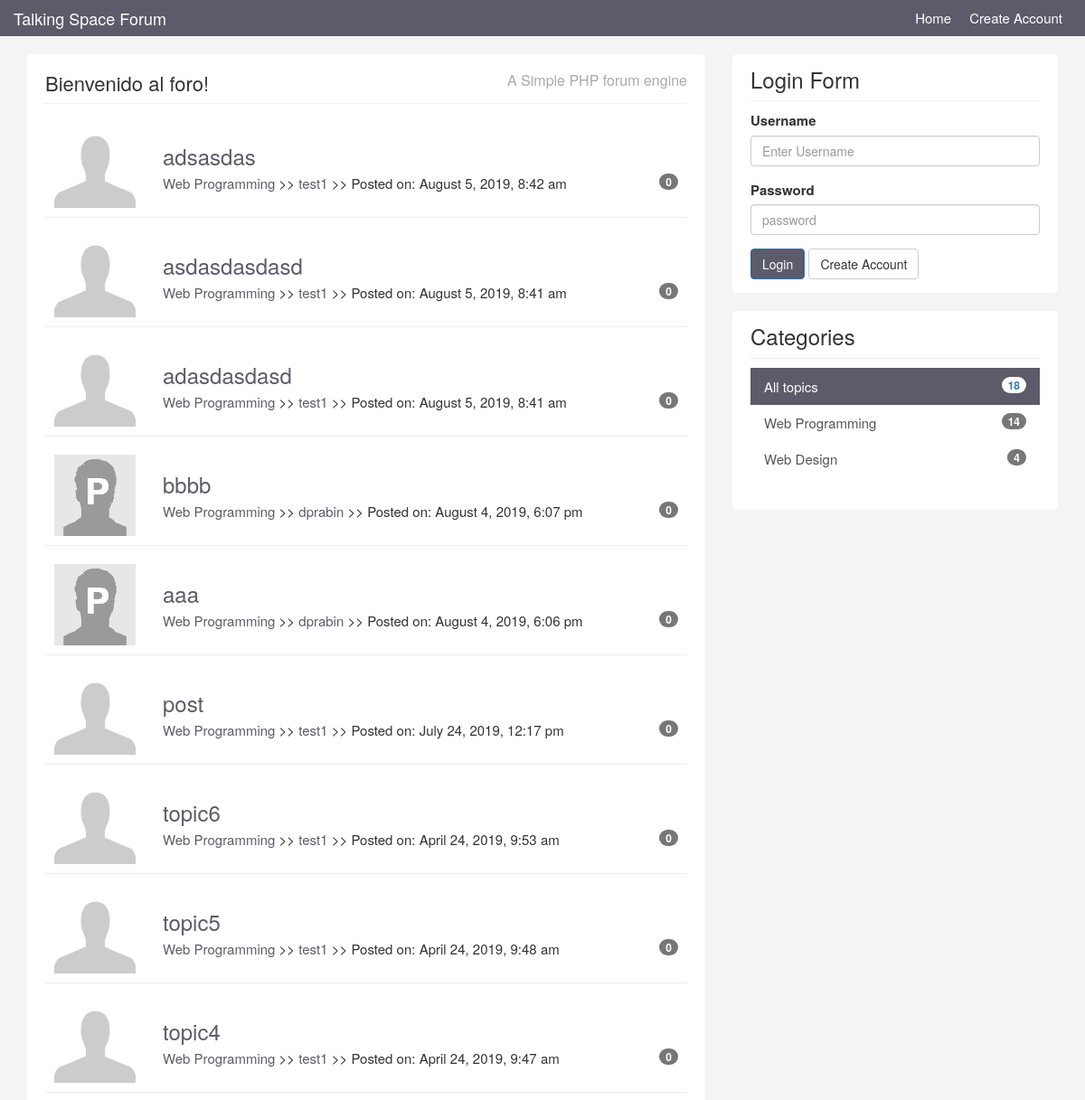
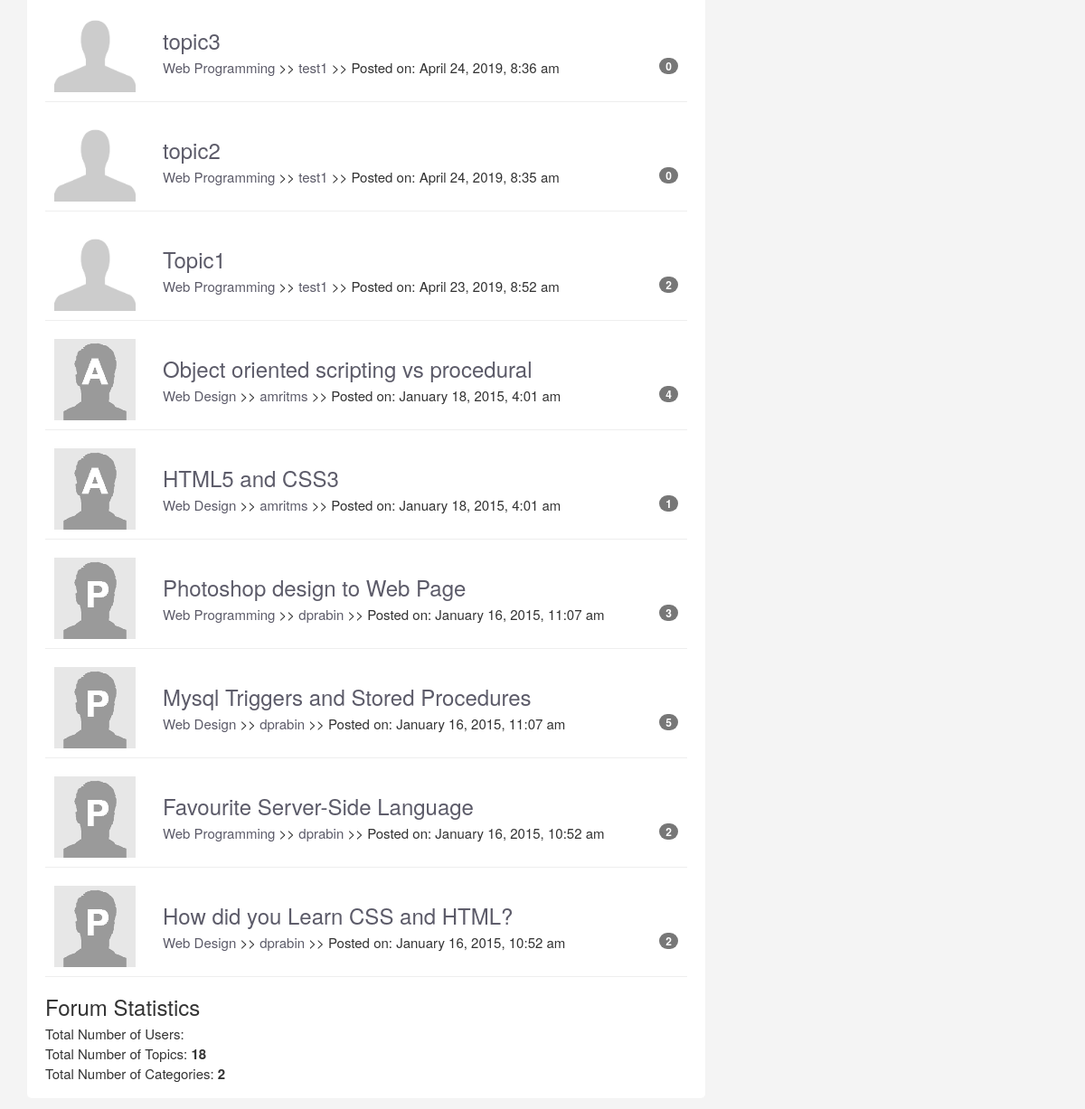
The app's page /topics.php with its own data (2 pictures, top to bottom).
### tables this page shows
CREATE TABLE `topics` (
  `id` int(11) NOT NULL AUTO_INCREMENT,
  `category_id` int(11) NOT NULL,
  `user_id` int(11) NOT NULL,
  `title` varchar(200) NOT NULL,
  `body` text NOT NULL,
  `last_activity` datetime NOT NULL,
  `create_date` timestamp NOT NULL DEFAULT CURRENT_TIMESTAMP,
  PRIMARY KEY (`id`)
);

CREATE TABLE `users` (
  `id` int(11) NOT NULL AUTO_INCREMENT,
  `name` varchar(100) NOT NULL,
  `email` varchar(100) NOT NULL,
  `avatar` varchar(100) NOT NULL,
  `username` varchar(20) NOT NULL,
  `password` varchar(64) NOT NULL,
  `about` text NOT NULL,
  `last_activity` datetime NOT NULL,
  `join_date` timestamp NOT NULL DEFAULT CURRENT_TIMESTAMP,
  PRIMARY KEY (`id`)
);

CREATE TABLE `categories` (
  `id` int(11) NOT NULL AUTO_INCREMENT,
  `name` varchar(255) NOT NULL,
  `description` text NOT NULL,
  PRIMARY KEY (`id`)
);

### htdocs/libraries/Template.php (called while the page is built, shortened)
<?php
class Template {
    protected $template;
    public function __construct($template){
        $this->template = $template;
    }
    public function __toString(){
        include basename($this->template);
        return ob_get_clean();
    }
}

### htdocs/libraries/Database.php (called while the page is built, shortened)
<?php
class Database{
    private $host = DB_HOST;
    private $user = DB_USER;
    private $pass = DB_PASS;
    private $dbname = DB_NAME;
    private $dbh;
    private $stmt;
    public function __construct(){
        $dsn = 'mysql:host=' . $this->host . ';dbname=' . $this->dbname;
        $options = array(
            PDO::ATTR_PERSISTENT => true,
            PDO::ATTR_ERRMODE => PDO::ERRMODE_EXCEPTION
        );
        try {
            $this->dbh = new PDO($dsn, $this->user, $this->pass, $options);
        }catch (PDOException $e) {
            $this->error = $e->getMessage();
        }
    }
    public function query($query){
        $this->stmt = $this->dbh->prepare($query);
    }
    public function bind($param, $value, $type = null){
        if (is_null($type)) {
            switch (true) {
                default:
                    $type = PDO::PARAM_STR;
            }
        }
        $this->stmt->bindValue($param, $value, $type);
    }
    public function execute(){
        return $this->stmt->execute();
    }
    public function resultset(){
        $this->execute();
        return $this->stmt->fetchAll(PDO::FETCH_ASSOC);
    }
    public function rowCount(){
        return $this->stmt->rowCount();
    }
}
?>

### htdocs/libraries/Topic.php (called while the page is built, shortened)
<?php
class Topic {
    private $db;
    public function __construct(){
        $this->db = new Database;
    }
    public function getAllTopics(){
        $this->db->query("select topics.*, users.username, users.avatar, categories.name from topics inner join users on topics.user_id = users.id inner join categories on topics.category_id = categories.id order by create_date desc");
        $results = $this->db->resultset();
        return $results;
    }
    public function getTotalTopics(){
        $this->db->query('select * from topics');
        return $this->db->rowCount();
    }
    public function getTotalCategories(){
        $this->db->query('select * from categories');
        $rows = $this->db->resultset();
        return $this->db->rowCount();
    }
}

### htdocs/helpers/format_helper.php (called while the page is built)
<?php
function urlFormat($str){
    $str = preg_replace('/\s*/','', $str);
    $str = strtolower($str);
    $str = urlencode ($str);
    return $str;
}
function formatDate($date) {
    $date = date("F j, Y, g:i a",strtotime($date));
    return $date;
}
function is_active($category){
    if(isset($_GET['category'])){
        if($_GET['category'] == $category){
            return 'active';
        } else {
            return '';
        }
    } else {
        if($category == null){
        return 'active';
        }
    }
}
?>

### htdocs/helpers/db_helper.php (called while the page is built, shortened)
<?php
    function replyCount($topic_id){
        $db = new Database;
        $db->query('select * from replies where topic_id = :topic_id');
        $db->bind(':topic_id',$topic_id);
        $rows = $db->resultset();
        return $db->rowCount();
    }
    function getCategories(){
        $db=new Database;
        $db->query('select * from categories');
        $results = $db->resultset();
        return $results;
    }
    function postCountByCategory($category_id){
        $db = new Database;
        $db->query('select * from topics where category_id = :category_id');
        $db->bind(':category_id',$category_id);
        $result = $db->resultset();
        $category_count = $db->rowCount();
        return $category_count;
    }
    function totalPostCount(){
        $db = new Database;
        $db->query('select * from topics where 1');
        $result = $db->resultset();
        $count = $db->rowCount();
        return $count;
    }
?>

### htdocs/helpers/system_helper.php (called while the page is built, shortened)
<?php
function isLoggedIn(){
    if(isset($_SESSION['is_logged_in'])){
        return true;
    } else {
        return false;
    }
}
?>

### htdocs/templates/frontpage.php (the view)
<?php include('includes/header.php'); ?>
<?php if($topics) : ?>
    <ul id="topics">
        <?php foreach ($topics as $topic) : ?>
            <li class="topic">
            <div class="row">
            <div class="col-md-2">
                <img class="avatar pull-left" src="images/avatars/<?php echo $topic['avatar']; ?>">
            </div>
            <div class="col-md-10">
                <div class="topic-content pull-right">
                    <h3><a href="topic.php?id=<?php echo $topic['id']; ?>"><?php echo $topic['title']; ?></a></h3>
                    <div class="topic-info">
                        <a href="topics.php?category=<?php echo urlFormat($topic['category_id']); ?>"><?php echo $topic['name']; ?></a> >>
                        <a href="topics.php?user=<?php echo urlFormat($topic['user_id']); ?>"><?php echo $topic['username']; ?></a> >>
                        Posted on: <?php echo formatDate($topic['create_date']); ?>
                    <span class="badge pull-right"><?php echo replyCount($topic['id']); ?></span>
                    </div>
                </div>
            </div>
            </div>
            </li>
    <?php endforeach; ?>
    </ul>
<?php else : ?>
    <p>No Topics to Display.</p>
<?php endif; ?>
<h3>Forum Statistics</h3>
<ul>
    <li>Total Number of Users: <strong><?php echo $totalUsers; ?></strong></li>
    <li>Total Number of Topics: <strong><?php echo $totalTopics; ?></strong></li>
    <li>Total Number of Categories: <strong><?php echo $totalCategories; ?></strong></li>
</ul>
<?php include('includes/footer.php'); ?>

### htdocs/templates/includes/footer.php
                    </div>
                </div>
            </div>
            <div class="col-md-4">
                <div class="sidebar">
                    <div class="block">
                        <h3>Login Form</h3>
                        <?php if(isLoggedIn()) : ?>
                            <div class="userdata">
                                Logged in as <?php echo getUser()['name']; ?>
                            </div>
                            <br />
                            <form role="form" method="post" action="logout.php">
                                <input type="submit" name="do_logout" class="btn btn-default" value="Log Out" />
                            </form>
                        <?php else : ?>
                            <form role="form" method="post" action="login.php">
                                <div class="form-group">
                                    <label>Username</label>
                                    <input name="username" type="text" class="form-control" placeholder="Enter Username" />
                                </div>
                                <div class="form-group">
                                    <label>Password</label>
                                    <input name="password" type="password" class="form-control" placeholder="password" />
                                </div>
                                <button name="do_login" type="submit" class="btn btn-primary">Login</button> <a class="btn btn-default" href="register.html">Create Account</a>
                            </form>
                        <?php endif; ?>
                    </div>
                    <div class="block">
                        <h3>Categories</h3>
                        <div class="list-group">
                            <a href="topics.php" class="list-group-item <?php echo is_active(null); ?>">All topics <span class="badge pull-right"><?php echo totalPostCount() ;?></span></a>
                            <?php foreach(getCategories() as $category) : ?>
                                <a href="topics.php?category=<?php echo $category['id']; ?>" class="list-group-item <?php echo is_active($category['id']); ?>">
                                    <?php echo $category['name']; ?>
                                    <span class="badge pull-right">
                                        <?php echo postCountByCategory($category['id']) ;?>
                                    </span>
                            </a>
                            <?php endforeach; ?>
                        </div>
                    </div>
                </div>
            </div>
        </div>
    </div>
  </body>
</html>

### htdocs/templates/css/custom.css (style rules this page uses)
body { padding-top:60px; background: #f4f4f4; font-size: 15px; }
a { color:#5c5b69; }
ul { padding: 0; margin:0; list-style: none; }
h3 { margin-bottom: 5px; }
.block { background: #fff; border-radius: 5px; padding: 15px 20px; margin-bottom:20px; }
.sidebar .block h3 { margin: 0 0 10px 0; padding-bottom: 10px; border-bottom: #eee solid 1px; }
.topic { border-bottom: #eee solid 1px; margin-bottom: 10px; padding:10px; }
.topic-content { width:100%; }
img.avatar { width: 100%; }
a.list-group-item.active, a.list-group-item.active:hover, a.list-group-item.active:focus { background: #5c5b69; border-radius: 0; }
.list-group-item { border:0; }
.btn-primary { background:#5c5b69; }

### records on screen
topics: user.avatar (placeholder picture), title "adsasdas", category.name "Web Programming", user.username "test1", create_date "August 5, 2019, 8:42 am", id "0"
topics: user.avatar (placeholder picture), title "asdasdasdasd", category.name "Web Programming", user.username "test1", create_date "August 5, 2019, 8:41 am", id "0"
topics: user.avatar (placeholder picture), title "adasdasdasd", category.name "Web Programming", user.username "test1", create_date "August 5, 2019, 8:41 am", id "0"
topics: user.avatar (picture), title "bbbb", category.name "Web Programming", user.username "dprabin", create_date "August 4, 2019, 6:07 pm", id "0"
topics: user.avatar (picture), title "aaa", category.name "Web Programming", user.username "dprabin", create_date "August 4, 2019, 6:06 pm", id "0"
topics: user.avatar (placeholder picture), title "post", category.name "Web Programming", user.username "test1", create_date "July 24, 2019, 12:17 pm", id "0"
topics: user.avatar (placeholder picture), title "topic6", category.name "Web Programming", user.username "test1", create_date "April 24, 2019, 9:53 am", id "0"
topics: user.avatar (placeholder picture), title "topic5", category.name "Web Programming", user.username "test1", create_date "April 24, 2019, 9:48 am", id "0"
topics: user.avatar (placeholder picture), title "topic4", category.name "Web Programming", user.username "test1", create_date "April 24, 2019, 9:47 am", id "0"
topics: user.avatar (placeholder picture), title "topic3", category.name "Web Programming", user.username "test1", create_date "April 24, 2019, 8:36 am", id "0"
topics: user.avatar (placeholder picture), title "topic2", category.name "Web Programming", user.username "test1", create_date "April 24, 2019, 8:35 am", id "0"
topics: user.avatar (placeholder picture), title "Topic1", category.name "Web Programming", user.username "test1", create_date "April 23, 2019, 8:52 am", id "2"
topics: user.avatar (picture), title "Object oriented scripting vs procedural", category.name "Web Design", user.username "amritms", create_date "January 18, 2015, 4:01 am", id "4"
topics: user.avatar (picture), title "HTML5 and CSS3", category.name "Web Design", user.username "amritms", create_date "January 18, 2015, 4:01 am", id "1"
topics: user.avatar (picture), title "Photoshop design to Web Page", category.name "Web Programming", user.username "dprabin", create_date "January 16, 2015, 11:07 am", id "3"
topics: user.avatar (picture), title "Mysql Triggers and Stored Procedures", category.name "Web Design", user.username "dprabin", create_date "January 16, 2015, 11:07 am", id "5"
topics: user.avatar (picture), title "Favourite Server-Side Language", category.name "Web Programming", user.username "dprabin", create_date "January 16, 2015, 10:52 am", id "2"
topics: user.avatar (picture), title "How did you Learn CSS and HTML?", category.name "Web Design", user.username "dprabin", create_date "January 16, 2015, 10:52 am", id "2"
categories: name "Web Programming", id "14"
categories: name "Web Design", id "4"

### other values on screen
$title "Bienvenido al foro!"
$totalTopics "18"
$totalCategories "2"
totalPostCount() "18"
